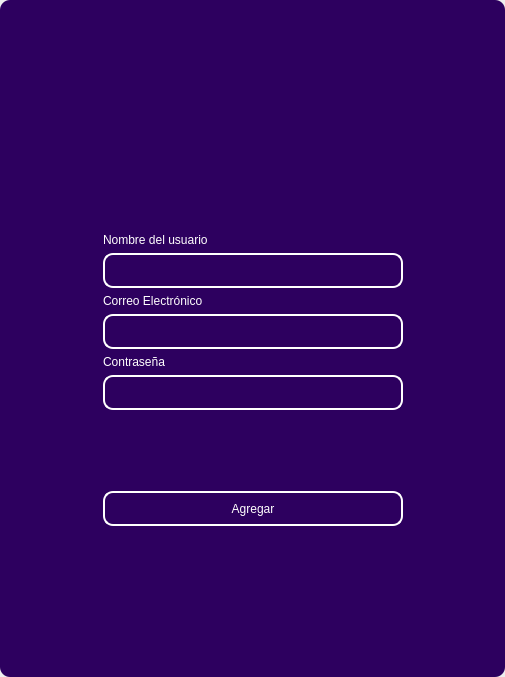
<?xml version="1.0" encoding="UTF-8"?>
<ui version="4.0">
 <class>MainWindow</class>
 <widget class="QMainWindow" name="MainWindow">
  <property name="geometry">
   <rect>
    <x>0</x>
    <y>0</y>
    <width>505</width>
    <height>677</height>
   </rect>
  </property>
  <property name="windowTitle">
   <string>MainWindow</string>
  </property>
  <property name="styleSheet">
   <string notr="true"/>
  </property>
  <widget class="QWidget" name="centralwidget">
   <property name="styleSheet">
    <string notr="true"/>
   </property>
   <layout class="QVBoxLayout" name="verticalLayout">
    <property name="spacing">
     <number>0</number>
    </property>
    <property name="leftMargin">
     <number>0</number>
    </property>
    <property name="topMargin">
     <number>0</number>
    </property>
    <property name="rightMargin">
     <number>0</number>
    </property>
    <property name="bottomMargin">
     <number>0</number>
    </property>
    <item>
     <widget class="QFrame" name="frame">
      <property name="enabled">
       <bool>true</bool>
      </property>
      <property name="styleSheet">
       <string notr="true">
QFrame {

border-radius:10px;
background-color:#2D005F;
 }
</string>
      </property>
      <property name="frameShape">
       <enum>QFrame::StyledPanel</enum>
      </property>
      <property name="frameShadow">
       <enum>QFrame::Raised</enum>
      </property>
      <layout class="QVBoxLayout" name="verticalLayout_2">
       <item>
        <widget class="QFrame" name="frame_superior">
         <property name="minimumSize">
          <size>
           <width>0</width>
           <height>40</height>
          </size>
         </property>
         <property name="maximumSize">
          <size>
           <width>16777215</width>
           <height>40</height>
          </size>
         </property>
         <property name="styleSheet">
          <string notr="true">QPushButton{
border-radius:18px;
}

QPushButton:hover{
	background-color: rgb(0, 0, 0);
}
</string>
         </property>
         <property name="frameShape">
          <enum>QFrame::StyledPanel</enum>
         </property>
         <property name="frameShadow">
          <enum>QFrame::Raised</enum>
         </property>
         <layout class="QHBoxLayout" name="horizontalLayout_3">
          <property name="spacing">
           <number>4</number>
          </property>
          <property name="leftMargin">
           <number>0</number>
          </property>
          <property name="topMargin">
           <number>0</number>
          </property>
          <property name="rightMargin">
           <number>0</number>
          </property>
          <property name="bottomMargin">
           <number>0</number>
          </property>
          <item>
           <spacer name="horizontalSpacer_2">
            <property name="orientation">
             <enum>Qt::Horizontal</enum>
            </property>
            <property name="sizeHint" stdset="0">
             <size>
              <width>443</width>
              <height>20</height>
             </size>
            </property>
           </spacer>
          </item>
          <item>
           <widget class="QPushButton" name="bt_minimize">
            <property name="minimumSize">
             <size>
              <width>38</width>
              <height>38</height>
             </size>
            </property>
            <property name="maximumSize">
             <size>
              <width>38</width>
              <height>38</height>
             </size>
            </property>
            <property name="text">
             <string/>
            </property>
            <property name="icon">
             <iconset>
              <normaloff>image/minus.svg</normaloff>image/minus.svg</iconset>
            </property>
            <property name="iconSize">
             <size>
              <width>38</width>
              <height>38</height>
             </size>
            </property>
           </widget>
          </item>
          <item>
           <widget class="QPushButton" name="bt_maximize">
            <property name="minimumSize">
             <size>
              <width>38</width>
              <height>38</height>
             </size>
            </property>
            <property name="maximumSize">
             <size>
              <width>38</width>
              <height>38</height>
             </size>
            </property>
            <property name="text">
             <string/>
            </property>
            <property name="icon">
             <iconset>
              <normaloff>image/chevron-up.svg</normaloff>image/chevron-up.svg</iconset>
            </property>
            <property name="iconSize">
             <size>
              <width>38</width>
              <height>38</height>
             </size>
            </property>
           </widget>
          </item>
          <item>
           <widget class="QPushButton" name="bt_normal">
            <property name="minimumSize">
             <size>
              <width>38</width>
              <height>38</height>
             </size>
            </property>
            <property name="maximumSize">
             <size>
              <width>38</width>
              <height>38</height>
             </size>
            </property>
            <property name="text">
             <string/>
            </property>
            <property name="icon">
             <iconset>
              <normaloff>image/chevron-down.svg</normaloff>image/chevron-down.svg</iconset>
            </property>
            <property name="iconSize">
             <size>
              <width>38</width>
              <height>38</height>
             </size>
            </property>
           </widget>
          </item>
          <item>
           <widget class="QPushButton" name="bt_close">
            <property name="minimumSize">
             <size>
              <width>38</width>
              <height>38</height>
             </size>
            </property>
            <property name="maximumSize">
             <size>
              <width>38</width>
              <height>38</height>
             </size>
            </property>
            <property name="text">
             <string/>
            </property>
            <property name="icon">
             <iconset>
              <normaloff>image/x.svg</normaloff>image/x.svg</iconset>
            </property>
            <property name="iconSize">
             <size>
              <width>38</width>
              <height>38</height>
             </size>
            </property>
           </widget>
          </item>
         </layout>
        </widget>
       </item>
       <item>
        <widget class="QFrame" name="frame_3">
         <property name="frameShape">
          <enum>QFrame::StyledPanel</enum>
         </property>
         <property name="frameShadow">
          <enum>QFrame::Raised</enum>
         </property>
         <layout class="QHBoxLayout" name="horizontalLayout_4">
          <item>
           <spacer name="horizontalSpacer_3">
            <property name="orientation">
             <enum>Qt::Horizontal</enum>
            </property>
            <property name="sizeHint" stdset="0">
             <size>
              <width>178</width>
              <height>20</height>
             </size>
            </property>
           </spacer>
          </item>
          <item>
           <layout class="QVBoxLayout" name="verticalLayout_4">
            <item>
             <spacer name="verticalSpacer">
              <property name="orientation">
               <enum>Qt::Vertical</enum>
              </property>
              <property name="sizeHint" stdset="0">
               <size>
                <width>28</width>
                <height>28</height>
               </size>
              </property>
             </spacer>
            </item>
            <item>
             <widget class="QFrame" name="frame_4">
              <property name="maximumSize">
               <size>
                <width>400</width>
                <height>600</height>
               </size>
              </property>
              <property name="styleSheet">
               <string notr="true">QLabel {
	color: rgb(255, 255, 254);
	font: 12pt &quot;Arial&quot;;
	background-color: rgba(0, 0, 0,0);
}


QLineEdit{
background-color: rgba(0, 0, 0,0);
border-radius:10px; 
font: 12pt &quot;Arial&quot;;
color: rgb(255, 255, 254);
border: 2px solid  rgb(255, 255, 255);

}

QLineEdit:hover{
background-color: rgba(0, 0, 0,0);
border-radius:10px; 
font: 12pt &quot;Arial&quot;;
border: 2px solid  rgb(120, 0, 171);
}

QLineEdit:focus{
background-color: rgb(0, 0, 0);
border-radius:10px; 
font: 12pt &quot;Arial&quot;;
border: 2px solid rgb(120, 0, 171);
}

QCheckBox{
	font: 12pt &quot;Arial&quot;;
	color: rgb(255, 255, 255);
}

QCheckBox::indicator {
    width: 18px;
    height:18px;
}

QCheckBox::indicator:unchecked {
   background-image: url(image/square.svg);
}

QCheckBox::indicator:checked {
   background-image: url(image/check-square.svg);
}

QPushButton{
border-radius:10px; 
font: 12pt &quot;Arial&quot;;
color: rgb(255, 255, 254);
border: 2px solid #ffffff;
}

QPushButton:hover{
border-radius:10px; 
font: 12pt &quot;Arial&quot;;
color: rgb(255, 255, 255);
border: 2px solid rgb(120, 0, 171);
	background-color: rgb(120, 0, 171);
}
</string>
              </property>
              <property name="frameShape">
               <enum>QFrame::StyledPanel</enum>
              </property>
              <property name="frameShadow">
               <enum>QFrame::Raised</enum>
              </property>
              <layout class="QVBoxLayout" name="verticalLayout_3">
               <item>
                <widget class="QLabel" name="label">
                 <property name="minimumSize">
                  <size>
                   <width>300</width>
                   <height>100</height>
                  </size>
                 </property>
                 <property name="maximumSize">
                  <size>
                   <width>16777215</width>
                   <height>50</height>
                  </size>
                 </property>
                 <property name="styleSheet">
                  <string notr="true">font: 16pt &quot;Arial&quot;;
</string>
                 </property>
                 <property name="text">
                  <string/>
                 </property>
                 <property name="pixmap">
                  <pixmap>../../desktop_local/window/img/icon.png</pixmap>
                 </property>
                 <property name="alignment">
                  <set>Qt::AlignCenter</set>
                 </property>
                </widget>
               </item>
               <item>
                <spacer name="verticalSpacer_3">
                 <property name="orientation">
                  <enum>Qt::Vertical</enum>
                 </property>
                 <property name="sizeHint" stdset="0">
                  <size>
                   <width>20</width>
                   <height>40</height>
                  </size>
                 </property>
                </spacer>
               </item>
               <item>
                <widget class="QLabel" name="label_4">
                 <property name="text">
                  <string>Nombre del usuario</string>
                 </property>
                </widget>
               </item>
               <item>
                <widget class="QLineEdit" name="nametxt">
                 <property name="minimumSize">
                  <size>
                   <width>0</width>
                   <height>35</height>
                  </size>
                 </property>
                </widget>
               </item>
               <item>
                <widget class="QLabel" name="label_6">
                 <property name="text">
                  <string>Correo Electrónico</string>
                 </property>
                </widget>
               </item>
               <item>
                <widget class="QLineEdit" name="emailtxt">
                 <property name="minimumSize">
                  <size>
                   <width>0</width>
                   <height>35</height>
                  </size>
                 </property>
                </widget>
               </item>
               <item>
                <widget class="QLabel" name="label_5">
                 <property name="text">
                  <string>Contraseña</string>
                 </property>
                </widget>
               </item>
               <item>
                <widget class="QLineEdit" name="passwordtxt">
                 <property name="minimumSize">
                  <size>
                   <width>0</width>
                   <height>35</height>
                  </size>
                 </property>
                 <property name="maximumSize">
                  <size>
                   <width>16777215</width>
                   <height>16777215</height>
                  </size>
                 </property>
                 <property name="echoMode">
                  <enum>QLineEdit::Password</enum>
                 </property>
                </widget>
               </item>
               <item>
                <spacer name="verticalSpacer_5">
                 <property name="orientation">
                  <enum>Qt::Vertical</enum>
                 </property>
                 <property name="sizeHint" stdset="0">
                  <size>
                   <width>20</width>
                   <height>40</height>
                  </size>
                 </property>
                </spacer>
               </item>
               <item>
                <spacer name="verticalSpacer_6">
                 <property name="orientation">
                  <enum>Qt::Vertical</enum>
                 </property>
                 <property name="sizeHint" stdset="0">
                  <size>
                   <width>20</width>
                   <height>40</height>
                  </size>
                 </property>
                </spacer>
               </item>
               <item>
                <widget class="QPushButton" name="btn_register_bd">
                 <property name="minimumSize">
                  <size>
                   <width>0</width>
                   <height>35</height>
                  </size>
                 </property>
                 <property name="cursor">
                  <cursorShape>PointingHandCursor</cursorShape>
                 </property>
                 <property name="text">
                  <string>Agregar</string>
                 </property>
                </widget>
               </item>
               <item>
                <spacer name="verticalSpacer_7">
                 <property name="orientation">
                  <enum>Qt::Vertical</enum>
                 </property>
                 <property name="sizeHint" stdset="0">
                  <size>
                   <width>20</width>
                   <height>40</height>
                  </size>
                 </property>
                </spacer>
               </item>
               <item>
                <layout class="QHBoxLayout" name="horizontalLayout_2"/>
               </item>
               <item>
                <spacer name="verticalSpacer_8">
                 <property name="orientation">
                  <enum>Qt::Vertical</enum>
                 </property>
                 <property name="sizeHint" stdset="0">
                  <size>
                   <width>20</width>
                   <height>40</height>
                  </size>
                 </property>
                </spacer>
               </item>
               <item>
                <layout class="QHBoxLayout" name="horizontalLayout">
                 <item>
                  <widget class="QLabel" name="label_2">
                   <property name="text">
                    <string/>
                   </property>
                  </widget>
                 </item>
                </layout>
               </item>
              </layout>
             </widget>
            </item>
            <item>
             <spacer name="verticalSpacer_2">
              <property name="orientation">
               <enum>Qt::Vertical</enum>
              </property>
              <property name="sizeHint" stdset="0">
               <size>
                <width>20</width>
                <height>40</height>
               </size>
              </property>
             </spacer>
            </item>
           </layout>
          </item>
          <item>
           <spacer name="horizontalSpacer_4">
            <property name="orientation">
             <enum>Qt::Horizontal</enum>
            </property>
            <property name="sizeHint" stdset="0">
             <size>
              <width>177</width>
              <height>20</height>
             </size>
            </property>
           </spacer>
          </item>
         </layout>
        </widget>
       </item>
      </layout>
     </widget>
    </item>
   </layout>
  </widget>
 </widget>
 <resources/>
 <connections/>
</ui>
